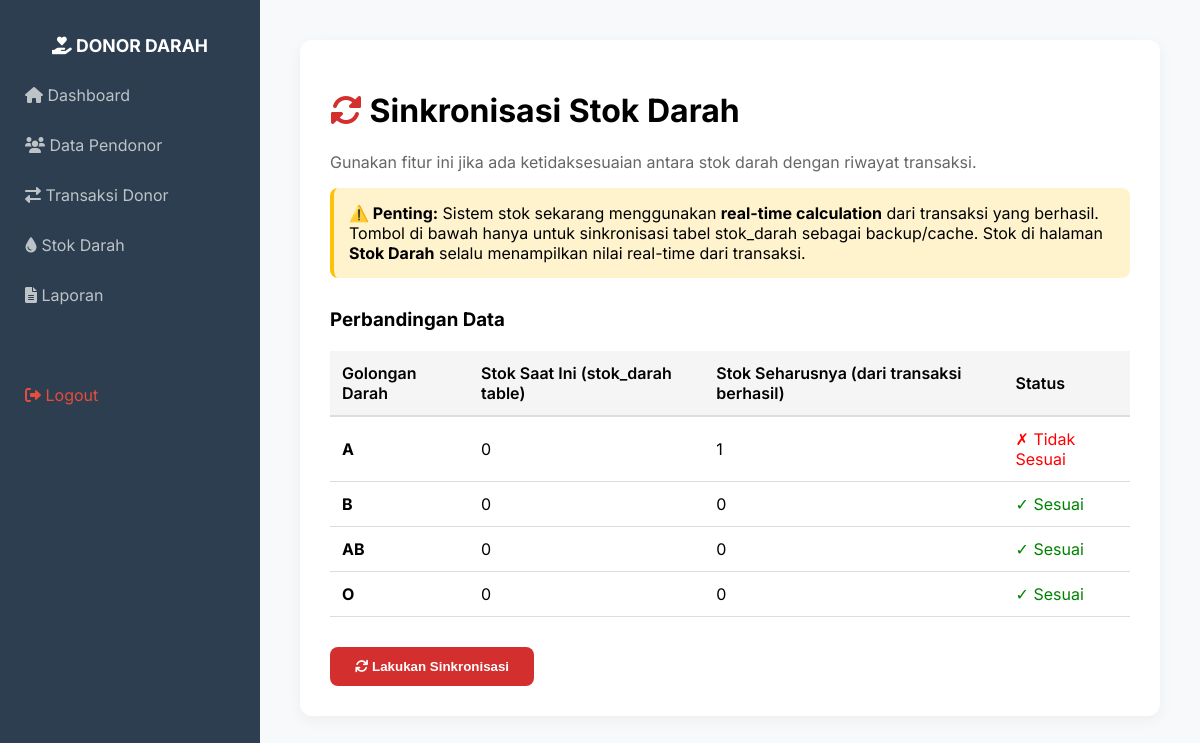
/stokSinkronisasi.php (signed in), run on the app's committed database.
### tables this page shows
CREATE TABLE `stok_darah` (
  `id_stok` int(11) NOT NULL,
  `golongan_darah` varchar(5) DEFAULT NULL,
  `jumlah_kantong` int(11) DEFAULT 0
);

### stokSinkronisasi.php (the view, shortened to what this page needs)
<?php
include '../koneksi.php';
?>
<!DOCTYPE html>
<html lang="id">
<head>
    <link rel="stylesheet" href="https://cdnjs.cloudflare.com/ajax/libs/font-awesome/6.0.0/css/all.min.css">
</head>
<body>
    <div class="sidebar">
        <h2 style="text-align:center; font-size: 1.1rem;"><i class="fas fa-hand-holding-heart"></i> DONOR DARAH</h2>
        <a href="index.php"><i class="fas fa-home"></i> Dashboard</a>
        <a href="pendonor.php"><i class="fas fa-users"></i> Data Pendonor</a>
        <a href="transaksi.php"><i class="fas fa-exchange-alt"></i> Transaksi Donor</a>
        <a href="stok.php"><i class="fas fa-tint"></i> Stok Darah</a>
        <a href="laporan.php"><i class="fas fa-file-alt"></i> Laporan</a>
        <a href="logout.php" style="margin-top:50px; color:#e74c3c;"><i class="fas fa-sign-out-alt"></i> Logout</a>
    </div>
    <div class="main-content">
        <div class="card">
            <h1><i class="fas fa-sync-alt" style="color: var(--primary-red);"></i> Sinkronisasi Stok Darah</h1>
            <p style="color: #666;">Gunakan fitur ini jika ada ketidaksesuaian antara stok darah dengan riwayat transaksi.</p>
            <div class="warning-box">
                <strong>⚠️ Penting:</strong> Sistem stok sekarang menggunakan <strong>real-time calculation</strong> dari transaksi yang berhasil.
                Tombol di bawah hanya untuk sinkronisasi tabel stok_darah sebagai backup/cache. Stok di halaman <strong>Stok Darah</strong>
                selalu menampilkan nilai real-time dari transaksi.
            </div>
            <h3 style="margin-top: 30px;">Perbandingan Data</h3>
            <table>
                <thead>
                    <tr>
                        <th>Golongan Darah</th>
                        <th>Stok Saat Ini (stok_darah table)</th>
                        <th>Stok Seharusnya (dari transaksi berhasil)</th>
                        <th>Status</th>
                    </tr>
                </thead>
                <tbody>
                    <?php
                    $gol_darah_list = ['A', 'B', 'AB', 'O'];
                    foreach($gol_darah_list as $gol):
                        $stok_table = mysqli_query($koneksi, "SELECT jumlah_kantong FROM stok_darah WHERE golongan_darah = '$gol'");
                        $stok_val = mysqli_fetch_array($stok_table);
                        $jumlah_stok = $stok_val['jumlah_kantong'] ?? 0;
                        $stok_real = mysqli_query($koneksi, "
                            SELECT COUNT(*) as total FROM transaksi t
                            JOIN pendonor p ON t.id_pendonor = p.id_pendonor
                            WHERE p.golongan_darah = '$gol' AND t.status = 'Berhasil'
                        ");
                        $stok_real_val = mysqli_fetch_array($stok_real);
                        $jumlah_real = $stok_real_val['total'];
                        $match = ($jumlah_stok == $jumlah_real) ? '<span style="color:green;">✓ Sesuai</span>' : '<span style="color:red;">✗ Tidak Sesuai</span>';
                    ?>
                    <tr>
                        <td><strong><?= $gol; ?></strong></td>
                        <td><?= $jumlah_stok; ?></td>
                        <td><?= $jumlah_real; ?></td>
                        <td><?= $match; ?></td>
                    </tr>
                    <?php endforeach; ?>
                </tbody>
            </table>
            <form method="POST" style="margin-top: 30px;">
                <button type="submit" name="sinkronisasi" class="btn btn-primary" onclick="return confirm('Yakin ingin sinkronisasi? Stok akan disamakan dengan transaksi berhasil.')">
                    <i class="fas fa-sync"></i> Lakukan Sinkronisasi
                </button>
            </form>
        </div>
    </div>
</body>
</html>

### stokSinkronisasi.php (style rules this page uses)
:root { --primary-red: #d32f2f; --sidebar-color: #2c3e50; }
body { font-family: 'Inter', sans-serif; background-color: #f8f9fa; margin: 0; display: flex; }
.sidebar { width: 260px; height: 100vh; background: var(--sidebar-color); color: white; position: fixed; padding-top: 20px; }
.sidebar a { display: block; padding: 15px 25px; color: #bdc3c7; text-decoration: none; transition: 0.3s; }
.main-content { margin-left: 260px; width: calc(100% - 260px); padding: 40px; }
.card { background: white; padding: 30px; border-radius: 12px; box-shadow: 0 4px 15px rgba(0,0,0,0.05); }
.btn { padding: 12px 25px; border: none; border-radius: 8px; font-weight: 600; cursor: pointer; transition: 0.3s; }
.btn-primary { background: var(--primary-red); color: white; }
.warning-box { background: #fff3cd; border-left: 4px solid #ffc107; padding: 15px; border-radius: 8px; }
table { width: 100%; border-collapse: collapse; margin-top: 20px; }
table th { background: #f5f5f5; padding: 12px; text-align: left; border-bottom: 2px solid #ddd; font-weight: 600; }
table td { padding: 12px; border-bottom: 1px solid #ddd; }

### data on the page
stok_darah: gol "A", jumlah_kantong "0", jumlah_real "1", shows "✗ Tidak Sesuai"
stok_darah: gol "B", jumlah_kantong "0", jumlah_real "0", shows "✓ Sesuai"
stok_darah: gol "AB", jumlah_kantong "0", jumlah_real "0", shows "✓ Sesuai"
stok_darah: gol "O", jumlah_kantong "0", jumlah_real "0", shows "✓ Sesuai"
